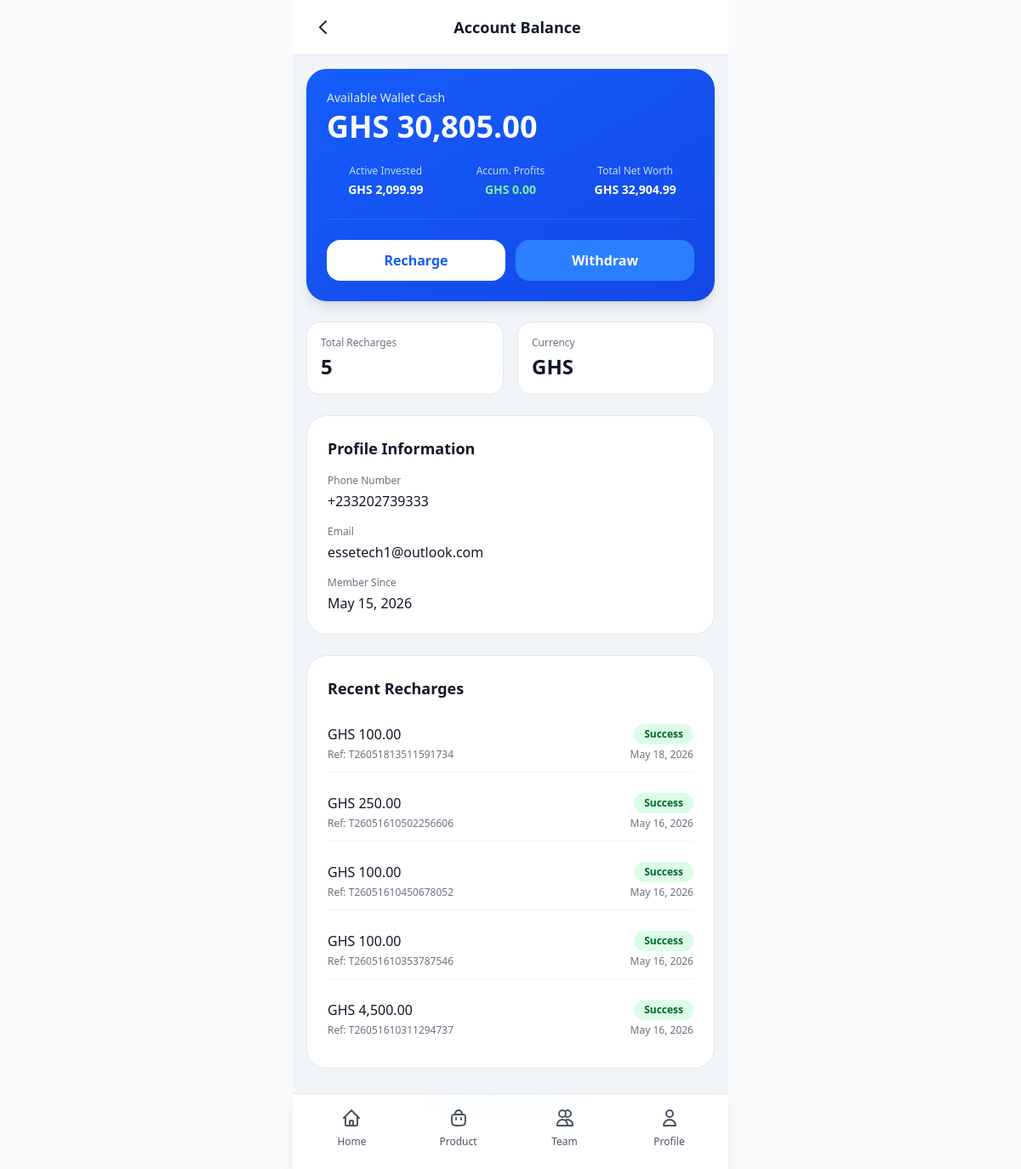
Page /core/account/balance/ (signed in) on the earlier database version.
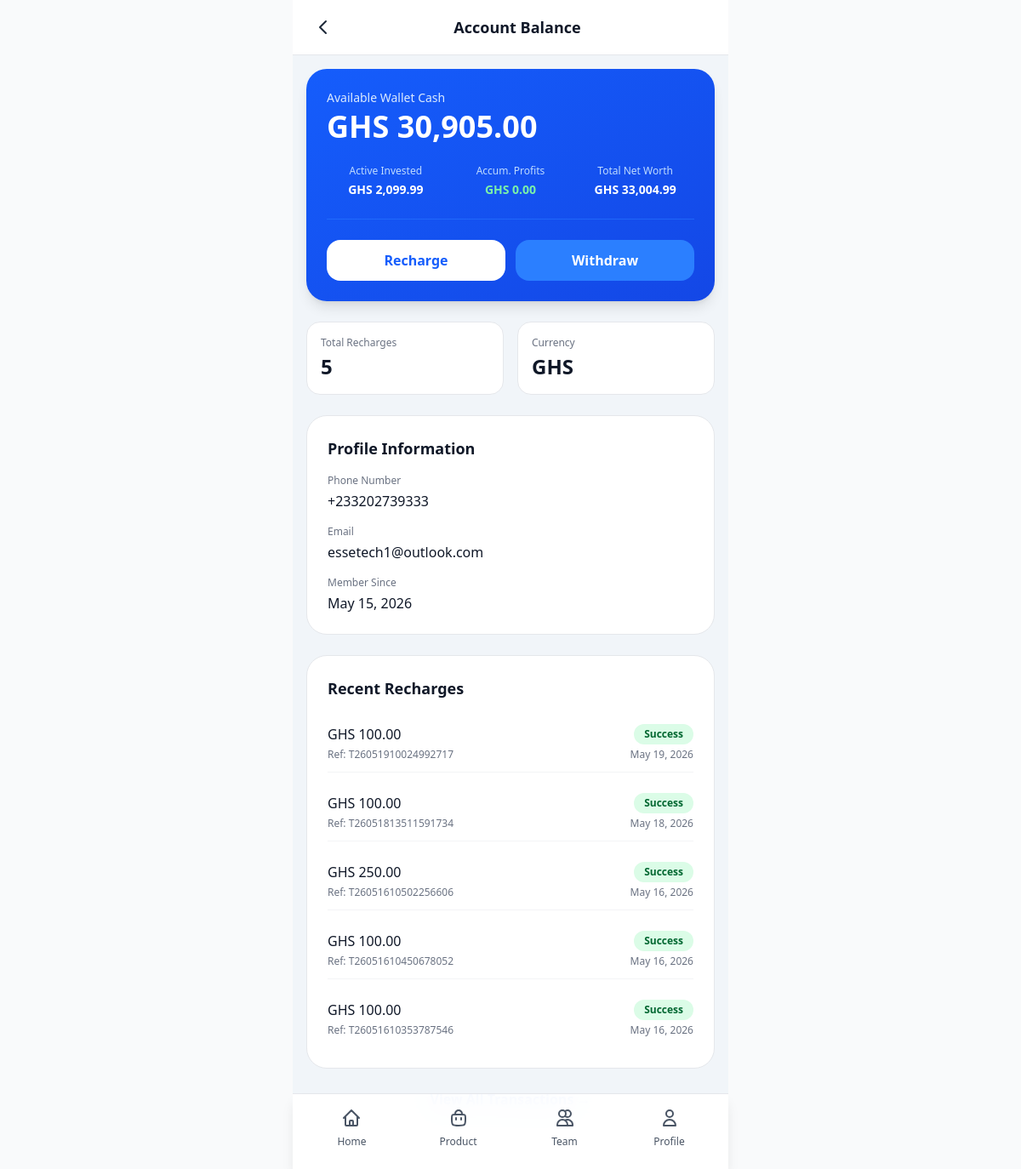
Same page on the later database version.
### core/models.py (models this page shows, shortened)
class UserBalance(models.Model):
    user = models.OneToOneField(
        settings.AUTH_USER_MODEL,
        on_delete=models.CASCADE,
        related_name='balance'
    )
    balance = models.DecimalField(max_digits=12, decimal_places=2, default=0)
    currency = models.CharField(max_length=10, default='GHS')
    created_at = models.DateTimeField(auto_now_add=True)
    updated_at = models.DateTimeField(auto_now=True)
    class Meta:
        verbose_name = 'User Balance'
        verbose_name_plural = 'User Balances'

class RechargeTransaction(models.Model):
    STATUS_PENDING = 'pending'
    STATUS_IN_PROGRESS = 'in_progress'
    STATUS_SUCCESS = 'success'
    STATUS_FAILED = 'failed'
    STATUS_CHOICES = [
        (STATUS_PENDING, 'Pending'),
        (STATUS_IN_PROGRESS, 'In Progress'),
        (STATUS_SUCCESS, 'Success'),
        (STATUS_FAILED, 'Failed'),
    ]
    id = models.UUIDField(primary_key=True, default=uuid.uuid4, editable=False)
    user = models.ForeignKey(
        settings.AUTH_USER_MODEL,
        on_delete=models.CASCADE,
        related_name='recharge_transactions'
    )
    reference = models.CharField(max_length=64, unique=True)
    amount = models.DecimalField(max_digits=12, decimal_places=2)
    currency = models.CharField(max_length=10, default='GHS')
    status = models.CharField(max_length=16, choices=STATUS_CHOICES, default=STATUS_PENDING)
    payment_method = models.CharField(max_length=64, blank=True, null=True)
    notes = models.TextField(blank=True)
    paystack_reference = models.CharField(max_length=255, blank=True, null=True, help_text='Paystack payment reference')
    paystack_access_code = models.CharField(max_length=255, blank=True, null=True, help_text='Paystack access code for payment link')
    paystack_auth_url = models.URLField(blank=True, null=True, help_text='Paystack authorization URL')
    created_at = models.DateTimeField(auto_now_add=True)
    updated_at = models.DateTimeField(auto_now=True)
    class Meta:
        ordering = ['-created_at']
        verbose_name = 'Recharge Transaction'
        verbose_name_plural = 'Recharge Transactions'

### core/views.py (the view)
# urls.py: path('account/balance/', views.account_balance, name='account'),
@login_required
def account_balance(request):
    user_balance, created = UserBalance.objects.get_or_create(
        user=request.user,
        defaults={'balance': 0, 'currency': 'GHS'}
    )
    saved_accounts = SavedAccount.objects.filter(user=request.user)
    recent_transactions = RechargeTransaction.objects.filter(
        user=request.user
    ).order_by('-created_at')[:5]
    recent_withdrawals = WithdrawalTransaction.objects.filter(
        user=request.user
    )[:5]
    active_investments = UserInvestment.objects.filter(
        user=request.user,
        status='active'
    ).select_related('product')[:3]
    all_active_investments = UserInvestment.objects.filter(
        user=request.user,
        status='active'
    )
    total_invested = all_active_investments.aggregate(Sum('amount'))['amount__sum'] or 0
    total_earnings = sum(investment.calculate_earned_so_far() for investment in all_active_investments)
    net_balance = user_balance.balance + Decimal(str(total_earnings))
    total_account_value = user_balance.balance + Decimal(str(total_earnings)) + total_invested
    context = {
        'user_balance': user_balance,
        'user': request.user,
        'saved_accounts': saved_accounts,
        'recent_transactions': recent_transactions,
        'recent_withdrawals': recent_withdrawals,
        'active_investments': active_investments,
        'total_invested': total_invested,
        'total_earnings': total_earnings,
        'net_balance': net_balance,
        'total_account_value': total_account_value,
    }
    return render(request, 'iCare/services/pages/account_balance.html', context)

### core/models.py (called while the page is built, shortened)
    def calculate_earned_so_far(self):
        if self.status != 'active':
            return 0
        if not self.product.daily_earnings or not self.expires_at:
            return 0

### core/templates/iCare/services/pages/account_balance.html (shortened to what the changed rows need)
{% extends "iCare/base.html" %}
{% load static %}
{% load humanize %}
{% block content %}
<div class="min-h-screen">
    <div class="fixed top-0 left-0 right-0 z-50 max-w-lg mx-auto bg-white border-b border-gray-200 px-4 py-3 flex items-center justify-between">
        <h1 class="text-lg font-semibold text-gray-900">Account Balance</h1>
    </div>
    <div class="pt-[65px] pb-[70px] pb-6 px-4 space-y-6 max-w-lg mx-auto bg-slate-100">
        <div class="mt-4 bg-gradient-to-br from-blue-600 to-blue-700 rounded-3xl p-6 text-white shadow-lg">
            <div class="text-sm font-medium text-blue-100 mb-1">Available Wallet Cash</div>
            <div class="text-4xl font-bold mb-6">
                GHS {{ user_balance.balance|floatformat:2|intcomma }}
            </div>
            <div class="grid grid-cols-3 gap-2 pb-6 mb-6 border-b border-blue-500/50 text-center">
                <div>
                </div>
                <div>
                </div>
                <div>
                    <div class="text-xs text-blue-200">Total Net Worth</div>
                    <div class="text-sm font-bold mt-1">GHS {{ total_account_value|floatformat:2|intcomma }}</div>
                </div>
            </div>
            <div class="flex gap-3">
                <a href="{% url 'recharge' %}" class="flex-1 bg-white text-blue-600 font-semibold py-3 rounded-2xl text-center hover:bg-blue-50 transition">
                </a>
                <a href="{% url 'withdraw' %}" class="flex-1 bg-blue-500 text-white font-semibold py-3 rounded-2xl text-center hover:bg-blue-600 transition">
                </a>
            </div>
        </div>
        <div class="grid grid-cols-2 gap-4">
            <div class="bg-white rounded-2xl p-4 border border-gray-200">
                <div class="text-xs text-gray-500 font-medium mb-1">Currency</div>
                <div class="text-2xl font-bold text-gray-900">
                    {{ user_balance.currency }}
                </div>
            </div>
        </div>
        <div class="bg-white rounded-3xl p-6 border border-gray-200">
            <h2 class="text-lg font-semibold text-gray-900 mb-4">Profile Information</h2>
        </div>
        <div class="bg-white rounded-3xl p-6 border border-gray-200">
            <h2 class="text-lg font-semibold text-gray-900 mb-4">Recent Recharges</h2>
            {% if recent_transactions %}
                <div class="space-y-3">
                    {% for transaction in recent_transactions %}
                        <div class="flex items-center justify-between py-3 border-b border-gray-100 last:border-b-0">
                            <div class="flex-1">
                                <div class="font-medium text-gray-900">
                                    GHS {{ transaction.amount|floatformat:2|intcomma }}
                                </div>
                                <div class="text-xs text-gray-500 mt-1">
                                    Ref: {{ transaction.reference }}
                                </div>
                            </div>
                            <div class="text-right">
                                <div class="text-xs font-semibold mb-1">
                                    {% if transaction.status == 'success' %}
                                        <span class="inline-block bg-green-100 text-green-800 px-3 py-1 rounded-full">Success</span>
                                    {% elif transaction.status == 'in_progress' %}
                                        <span class="inline-block bg-yellow-100 text-yellow-800 px-3 py-1 rounded-full">Processing</span>
                                    {% elif transaction.status == 'pending' %}
                                        <span class="inline-block bg-blue-100 text-blue-800 px-3 py-1 rounded-full">Pending</span>
                                    {% else %}
                                        <span class="inline-block bg-red-100 text-red-800 px-3 py-1 rounded-full">Failed</span>
                                    {% endif %}
                                </div>
                                <div class="text-xs text-gray-500">
                                    {{ transaction.created_at|date:"M d, Y" }}
                                </div>
                            </div>
                        </div>
                    {% endfor %}
                </div>
            {% endif %}
        </div>
    </div>
</div>
{% endblock %}

Differences in the rows shown:
no longer on this page (row unchanged): RechargeTransaction: status "Success"
changed UserBalance "GHS": balance "30,805.00" → "30,905.00"
added RechargeTransaction: status "Success"
Other differences:
{{ total_account_value|floatformat:2|intcomma }}: "32,904.99" → "33,004.99"
